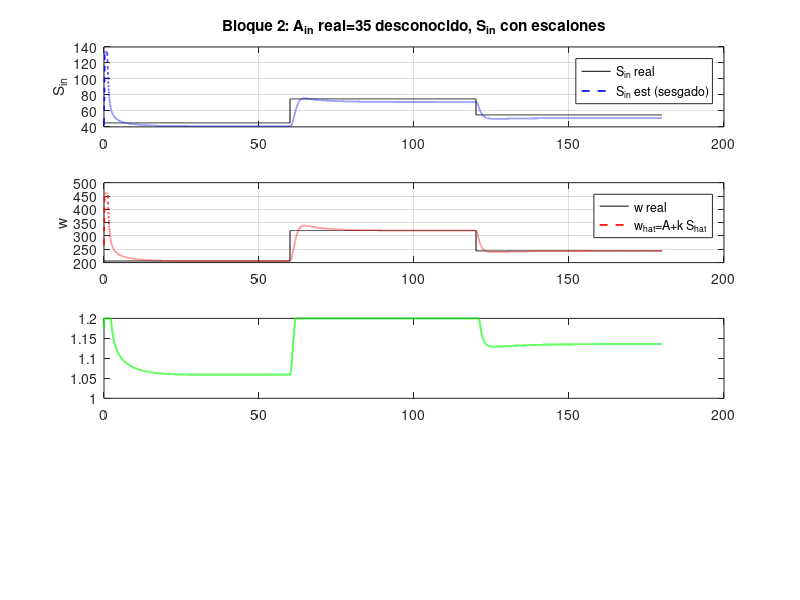

The MATLAB script that drew this image: (Note: this script raises an error after producing the figure.)
%  BLOQUE 2 - OPTIMIZADOR POR COMBINACION OBSERVABLE w  (validacion)

%  Idea clave: el optimo NO depende de Sin y Ain por separado, solo de
%  su combinacion  w = Ain + k*Sin, que SI es observable desde A:
%
%        A = Ain + k*(Sin - S*)   =>   w = Ain + k*Sin = A + k*S*
%
%  Con w se calcula todo el punto de operacion optimo, sin necesitar
%  conocer Ain (que es una perturbacion desconocida):
%
%        D_op = (mu_max/alpha)*(1 - sqrt(k*kS/(w + k*kS)))
%        A*   = w - k*S*(D_op)
%        Z*   = (Sin_hat - S*)/alpha   (unica que usa un reparto; solo
%                                       afecta el transitorio del control)
%
%  LIMITE DE WASHOUT: la biomasa se lava si D supera mu_max/alpha=1.9.
%  Se clampa w a su envelope fisico (mata picos transitorios de w_hat)
%  y D_op a [D_min, D_max], con D_max < 1.9 por margen, y D_min como
%  piso de excitacion del observador.
%
%  Montaje de la prueba: Ain real FIJO fuera de nominal (=35, desconocido)
%  y Sin con escalones. Se valida que w_hat sigue a w real y que la
%  productividad P_A alcanza P_A,max, con D_op siempre lejos del washout.
%  Sin funciones. Todo inline. Incluye el observador del Bloque 1.



clear; clc;

%%  Parametros 
alpha  = 0.16;  mu_max = 0.38;  kS = 24.0;  k = 3.80;
Ain_nom= 50.0;                 % Ain NOMINAL que asume el observador
tau    = 5.76/(60*24);
p1 = -1.5;  p2 = -2.5;  l2 = p1*p2/k;      % l1 depende de D (se calcula en el lazo)
Dwo    = mu_max/alpha;          % dilucion de washout (1.9)

%%  Clamps (limite de washout y excitacion) 
w_min = 90.0;   w_max = 460.0;  % envelope fisico de w = Ain + k*Sin
D_min = 0.10;   D_max = 1.20;   % piso (excitacion)  y  tope (< washout 1.9)

%%  Perturbaciones de la prueba 
Ain_real = 35.0;                % Ain real, FIJO y DESCONOCIDO (!= nominal)
% perfil de Sin: escalones  45 -> 75 -> 55

%%  Condiciones iniciales (equilibrio del primer tramo) 
Sin0 = 60;
Dt0  = (mu_max/alpha)*(1 - sqrt(k*kS/(Ain_real + k*(kS+Sin0))));
S0   = alpha*kS*Dt0/(mu_max - alpha*Dt0);
Z0   = (Sin0 - S0)/alpha;
A0   = Ain_real + k*(Sin0 - S0);
mu0  = mu_max*S0/(kS+S0);

%%  Simulacion 
Tfin = 180;  N = round(Tfin/tau);  t = (0:N-1)*tau;
Z=Z0; S=S0; A=A0;                         % planta real
A_hat=0.5*A0; phi_hat=0.5*mu0*Z0; Z_hat=0.5*Z0;   % observador (50% error)
% D_op inicial con el clamp aplicado
w_ini = A0 + k*S0;  w_ini = min(max(w_ini,w_min),w_max);
D = (mu_max/alpha)*(1 - sqrt(k*kS/(w_ini + k*kS)));  D = min(max(D,D_min),D_max);

LOG=struct('Sin',zeros(1,N),'Sinh',zeros(1,N),'wr',zeros(1,N),'wh',zeros(1,N), ...
           'D',zeros(1,N),'PA',zeros(1,N),'PAmax',zeros(1,N));

for i = 1:N
    tk = t(i);
    if     tk<60,  Sin=45;
    elseif tk<120, Sin=75;
    else           Sin=55;  end

    %  PLANTA real 
    mu = mu_max*S/(kS+S);
    Z = Z + tau*((mu - alpha*D)*Z);
    S = S + tau*((Sin - S)*D - mu*Z);
    A = A + tau*((Ain_real - A)*D + k*mu*Z);

    %  BLOQUE 1: observador PI 
    l1 = -(p1+p2) - D;                        % gana con el D actual
    e  = A - A_hat;
    A_hat   = A_hat   + tau*((Ain_nom - A_hat)*D + k*phi_hat + l1*e);
    phi_hat = phi_hat + tau*(l2*e);
    Z_hat   = Z_hat   + tau*(phi_hat - alpha*D*Z_hat);
    mu_hat  = min(phi_hat/max(Z_hat,1e-6), 0.999*mu_max);
    S_hat   = min(max(kS*mu_hat/(mu_max - mu_hat),0),100);

    %  BLOQUE 2: combinacion observable y optimo, utiliza S_hat
    w_hat = A + k*S_hat;                      % w = Ain + k*Sin, observable
    w_hat = min(max(w_hat, w_min), w_max);    % clamp fisico (mata picos)
    D_op  = (mu_max/alpha)*(1 - sqrt(k*kS/(w_hat + k*kS)));
    D_op  = min(max(D_op, D_min), D_max);     % clamp washout + excitacion
    S_op  = alpha*kS*D_op/(mu_max - alpha*D_op);
    A_op  = w_hat - k*S_op;                   % referencia de acetato (solo w)
    % Z_op usaria Sin_hat (reparto), aqui no hace falta para validar el optimo
    D = D_op;                                 % feedforward (sin controlador aun)

    %  Referencias reales para comparar 
    w_real = Ain_real + k*Sin;
    Dtrue  = (mu_max/alpha)*(1 - sqrt(k*kS/(w_real + k*kS)));
    Strue  = alpha*kS*Dtrue/(mu_max - alpha*Dtrue);
    Atrue  = Ain_real + k*(Sin - Strue);

    LOG.Sin(i)=Sin;  LOG.Sinh(i)=S_hat + phi_hat/D;  % Sin_hat (sesgado, informativo)
    LOG.wr(i)=w_real; LOG.wh(i)=w_hat;
    LOG.D(i)=D_op;   LOG.PA(i)=A*D_op;  LOG.PAmax(i)=Atrue*Dtrue;
end

%%  Validacion 
m = t>30;   % tras convergencia inicial del observador
fprintf('Ain real=%.0f (desconocido).  Tras t>30 d:\n', Ain_real);
fprintf('  error medio de w  = %.3f %%\n', 100*mean(abs(LOG.wh(m)-LOG.wr(m))./LOG.wr(m)));
fprintf('  eficiencia media  = %.2f %%  (P_A / P_A,max)\n', 100*mean(LOG.PA(m)./LOG.PAmax(m)));
fprintf('  D_op maximo visto = %.4f   (washout = %.2f)\n', max(LOG.D), Dwo);

%% ---------- Graficas ----------
figure('Color','w','Name','Bloque 2 - optimizador por w');
subplot(4,1,1); plot(t,LOG.Sin,'k-',t,LOG.Sinh,'b--','LineWidth',1.2); grid on;
ylabel('S_{in}'); legend('S_{in} real','S_{in} est (sesgado)','Location','best');
title('Bloque 2: A_{in} real=35 desconocido, S_{in} con escalones');
subplot(4,1,2); plot(t,LOG.wr,'k-',t,LOG.wh,'r--','LineWidth',1.2); grid on;
ylabel('w'); legend('w real','w_{hat}=A+k S_{hat}','Location','best');
subplot(4,1,3); plot(t,LOG.D,'g-','LineWidth',1.3); hold on;
yline(Dwo,'r:','washout 1.9'); yline(D_max,'--','tope 1.2'); grid on;
ylabel('D_{op}'); ylim([0 2]); legend('D_{op} (con clamp)','Location','best');
subplot(4,1,4); plot(t,LOG.PAmax,'k-',t,LOG.PA,'g--','LineWidth',1.2); grid on;
ylabel('P_A'); xlabel('t [d]'); legend('P_{A,max}','P_A logrado','Location','best');
